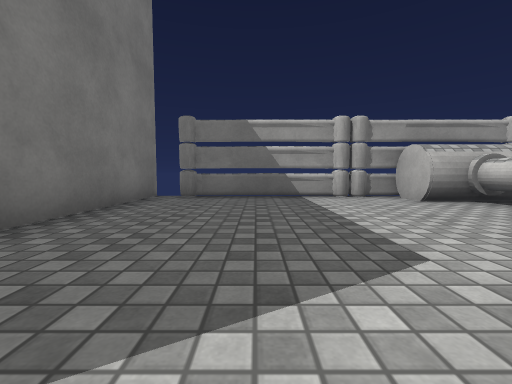
[1] (above)

18 first-person views from a walk through a Unity game level. The camera is 0.55 m above the floor, tilts 4° down and sees 90° across. The floor is counted in squares, 1 m on a side. Each view is taken from the middle of a square. On the plan, view 1 faces up. The plan holds only what a view shows up to about 9 squares ahead; the rest is blank. The place goes on beyond the plan. The player is left out. Surface patterns are stand-ins for the level's own textures.

[2]
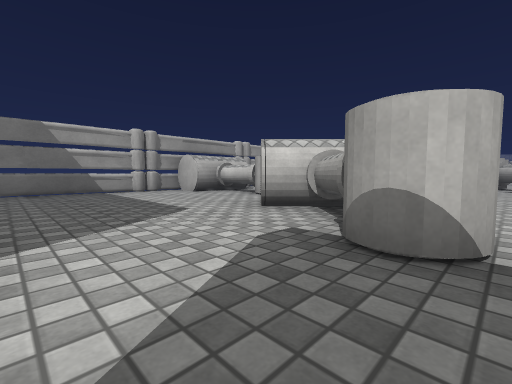

[3]
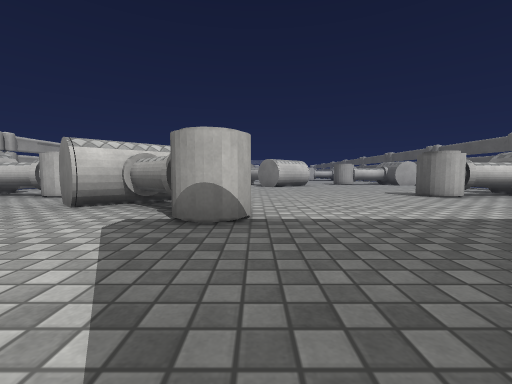

[4]
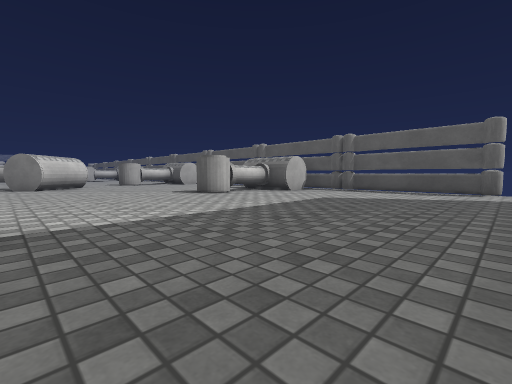

[5]
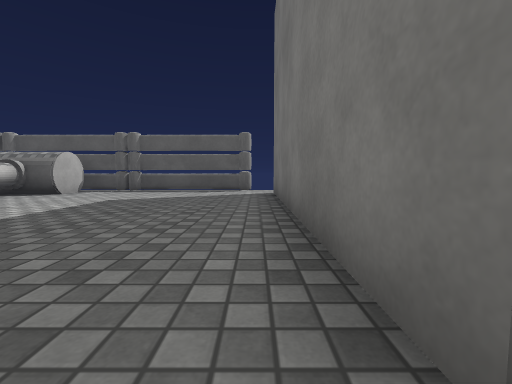

[6]
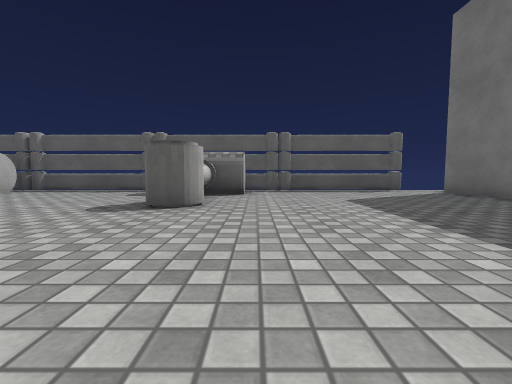

[7]
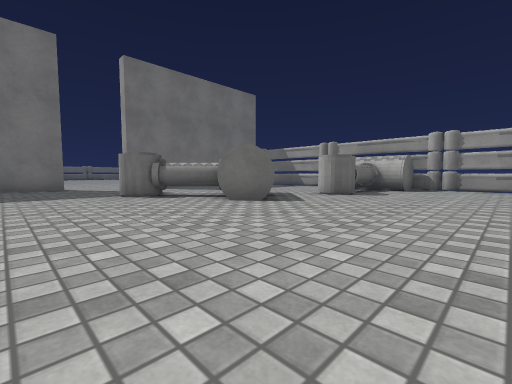

[8]
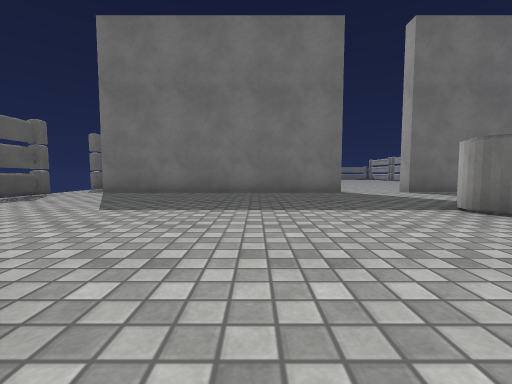

[9]
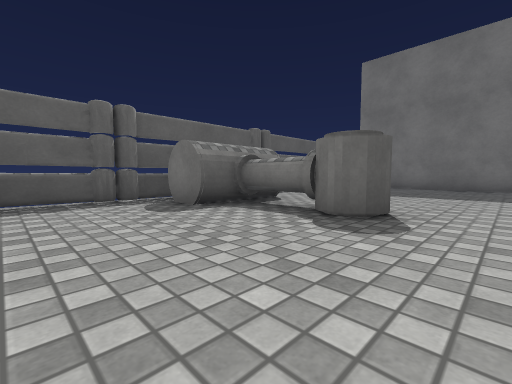

[10]
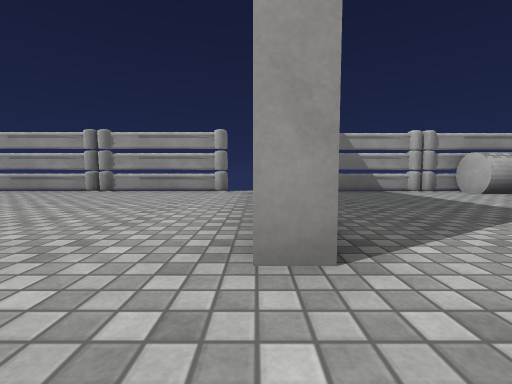

[11]
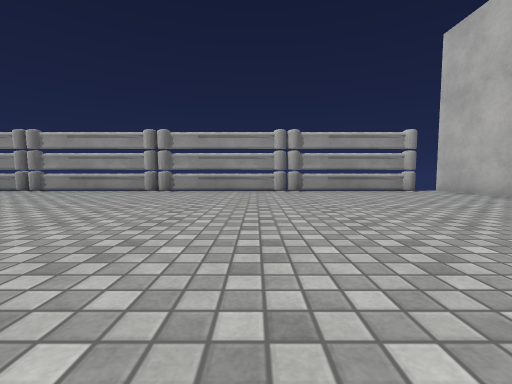

[12]
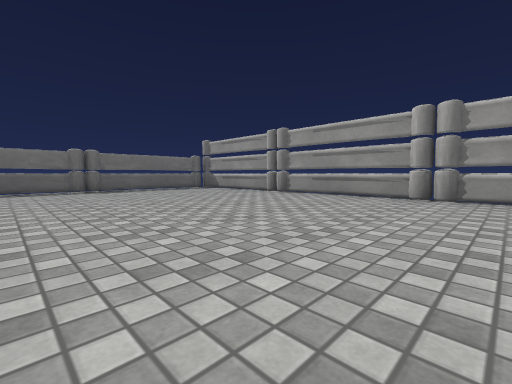

[13]
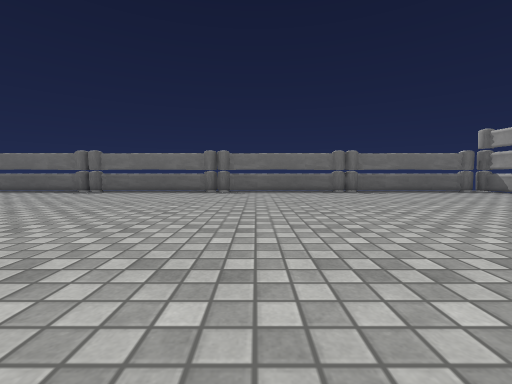

[14]
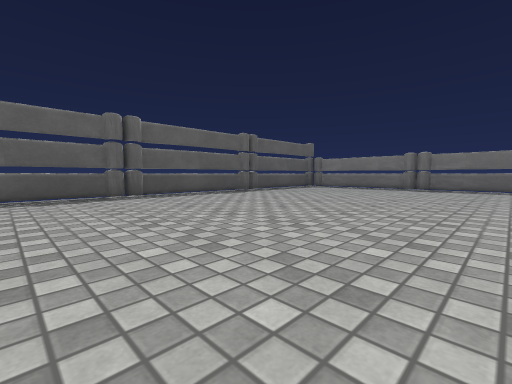

[15]
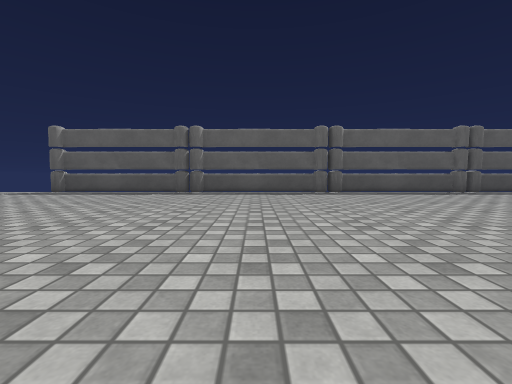

[16]
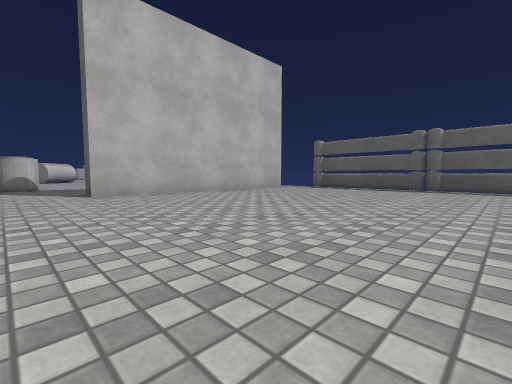

[17]
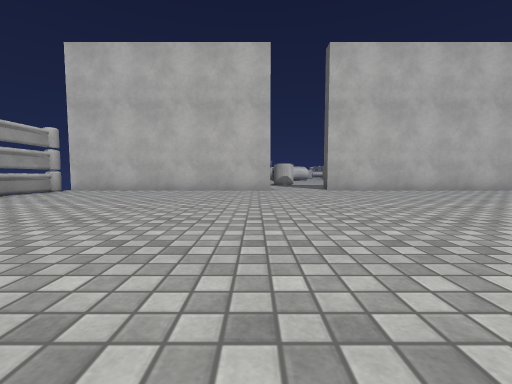

[18]
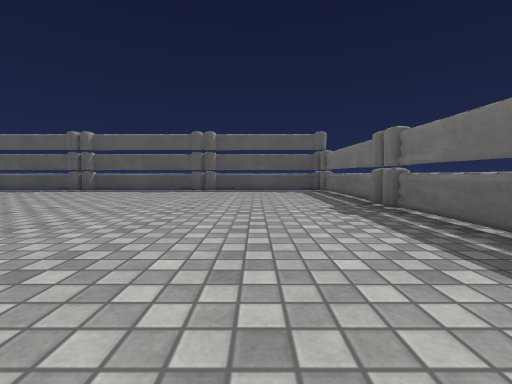

### Floor plan
Points are (right, up) in squares from view 1. A wall is a line through its corners. A room is listed if a view was taken in it or the views show most of it. See-through windows are left out.
Room 1 (views 1, 2, 3, 4, 5, 6, 7, 8, 9, 10)
walls: (-3, -2.5) (-2.5, -2.5) (-2.5, -9.5); (-2.5, 1) (-2.5, -0.5) (-3, -0.5); (2.5, 6) (2, 6.1); (2.6, 6.1) (2, 6); (3.5, 6.1) (2.6, 6.2); (1.9, 6.2) (-1.5, 6.2); (2, -10.4) (2.6, -10.5); (1.9, -10.4) (2.5, -10.4); (1.9, -10.5) (2.4, -10.2); (2.6, -10.6) (6.1, -10.6); (6.6, 6) (6, 6.1) (5.5, 6.1); (6.1, -10.3) (6.7, -10.4); (6.1, -10.4) (6.7, -10.4); (6.5, -10.6) (8.5, -10.6); (8, 6.1) (6.7, 6.1) (6.1, 6); (-1.5, -10.5) (2.1, -10.6); (-2.5, 6.5) (-2.5, 2.5)
ways out: opening at (-3, -10) to room 2; opening at (-3, -1.5) to room 2; gap at (-2, -11)
objects: hammer (1, -2) to (4, 1); hammer (4, -10) to (5, -6); hammer (4, 3) to (5, 6)
Room 2 (views 11, 12, 13, 14, 15, 16, 17, 18)
walls: (-20, -1.9) (-20.1, -2.5); (-11.9, 6) (-12.5, 6.1); (-20.1, -1.9) (-20, -2.6); (-11.8, 6.1) (-12.4, 6); (-12.5, 6.2) (-15.8, 6.2) (-16.2, 5.8); (-20.2, -2.6) (-20.2, -6); (-12.4, -10.4) (-11.8, -10.5); (-12.4, -10.5) (-11.9, -10.4); (-15.9, 6) (-16.5, 6.1); (-20.2, 1.5) (-20.2, -1.8); (-16, 6) (-16.5, 6.2) (-17.6, 6.2); (-8.4, 6.2) (-11.8, 6.2); (-20, -6.1) (-20.1, -6.7); (-20, 2.1) (-20.1, 1.5); (-20.1, -6) (-20, -6.7); (-16, 6.1) (-16.5, 6); (-20.1, 2.2) (-20, 1.5); (-3, -0.5) (-3, 6.5); (-7.7, 6.1) (-8.2, 6); (-7.7, 6.1) (-8.3, 6.2); (-8.3, -10.4) (-7.6, -10.5); (-8.2, -10.4) (-7.8, -10.7); (-20.2, -6.7) (-20.2, -10.1); (-16.5, -10.5) (-16, -10.5); (-16.8, -10.5) (-16, -10.4); (-19.1, 6.2) (-20, 6.2); (-20.2, 5.7) (-20.2, 2) (-20, 1.6); (-4.3, 6.2) (-7.6, 6.2); (-3, -9) (-3, -2.5); (-20, -10.4) (-4.1, -10.5); (-19.9, -10.6) (-19.1, -10.6)
ways out: opening at (-3, -10) to room 1; opening at (-3, -1.5) to room 1; gap at (-4, -11)

Where each view was taken, in squares from view 1:
view 1: 0 up, 0 right, facing up
view 2: 2 down, 1 left, facing up-right
view 3: 2 down, 2 left, facing right
view 4: 2 down, 2 left, facing down-right
view 5: 2 down, 2 left, facing down
view 6: 2 down, 3 right, facing down
view 7: 4 down, 8 right, facing up-left
view 8: 5 down, 5 right, facing left
view 9: 5 down, 8 right, facing down-left
view 10: 2 down, 3 left, facing up
view 11: 2 down, 9 left, facing up
view 12: 0 up, 11 left, facing up-left
view 13: 1 down, 12 left, facing left
view 14: 4 down, 10 left, facing down-left
view 15: 3 down, 10 left, facing down
view 16: 1 down, 10 left, facing down-right
view 17: 0 up, 12 left, facing right
view 18: 2 down, 18 left, facing down
